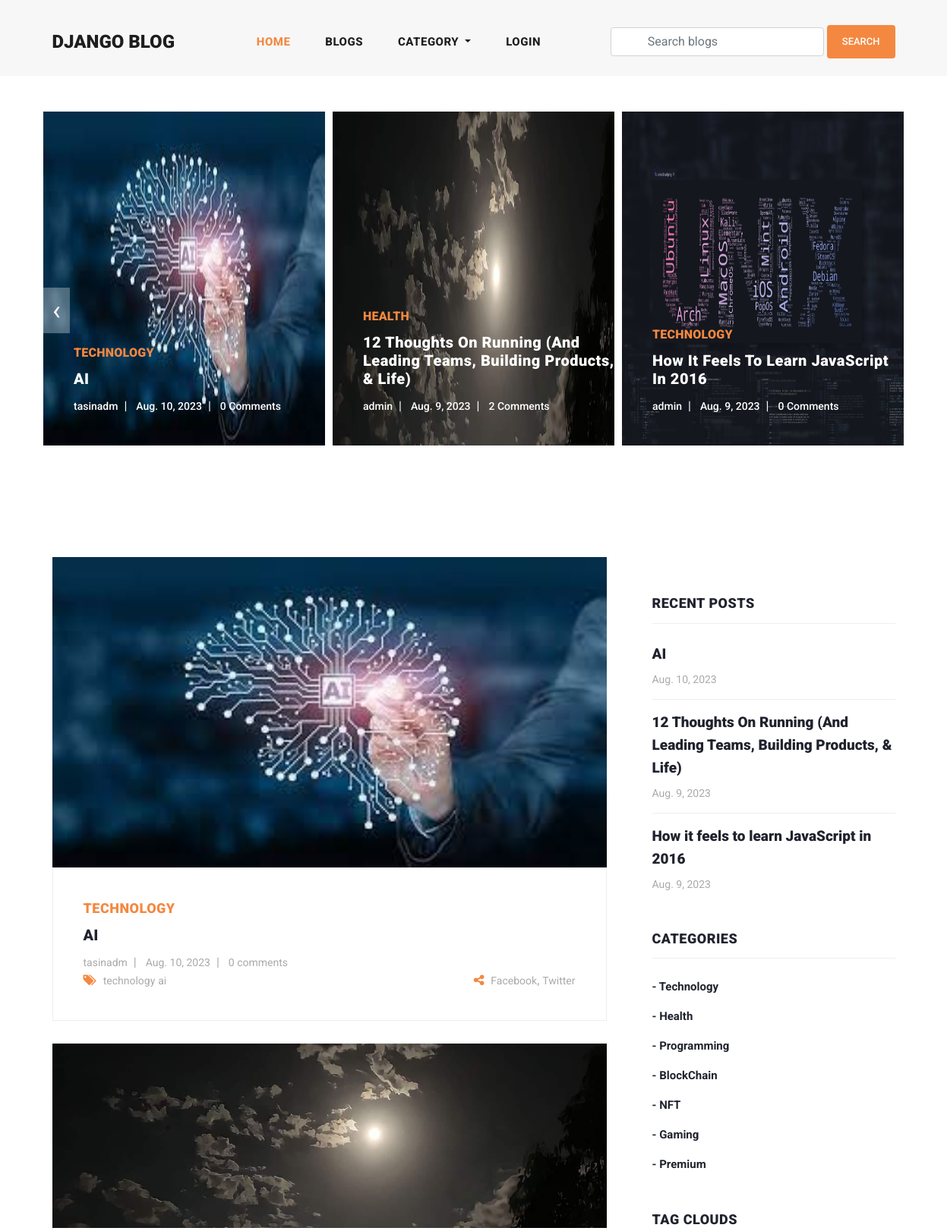
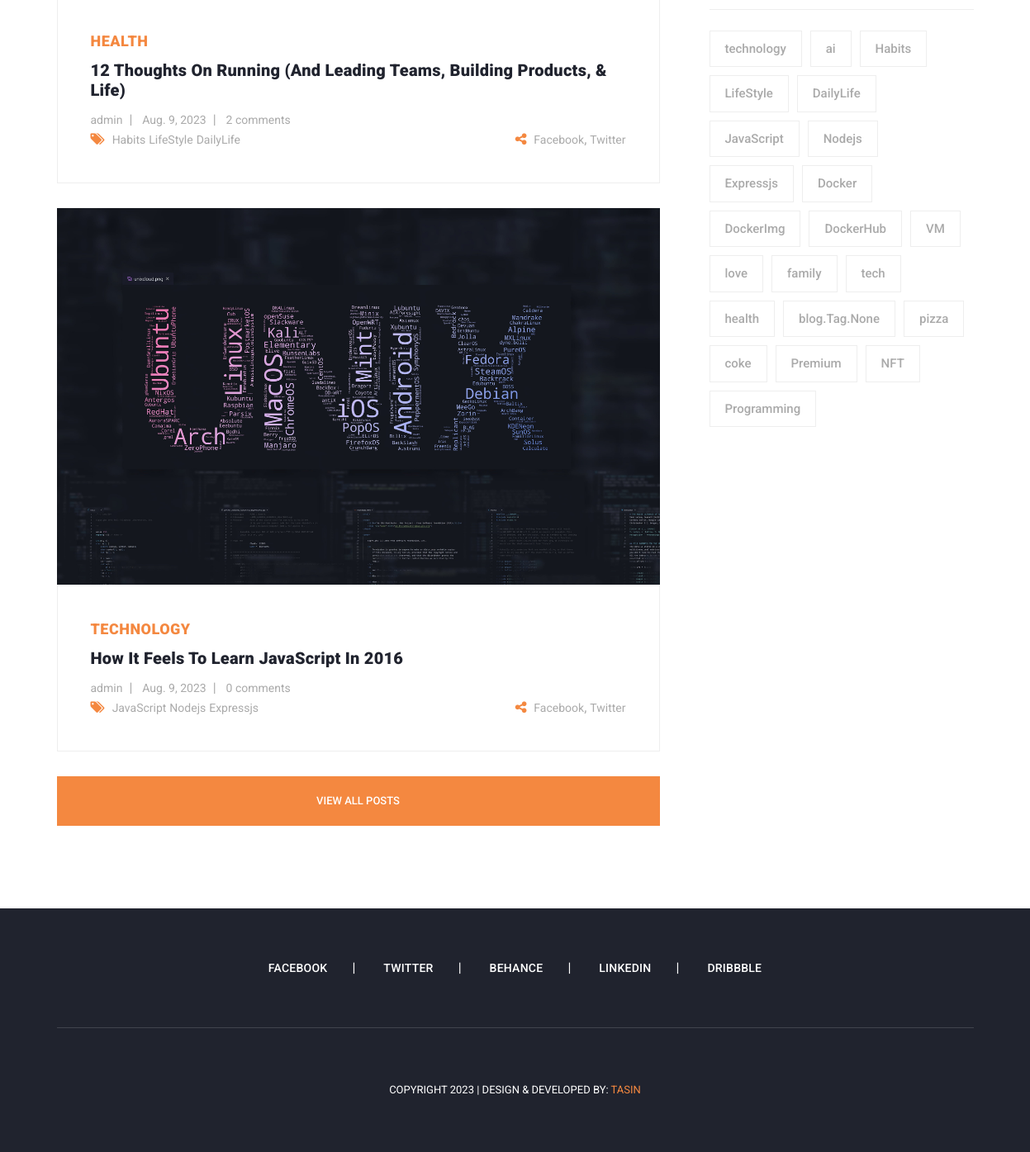
The page / on the database its author committed (2 pictures, top to bottom).
### blog/models.py (models this page shows, shortened)
class Blog(models.Model):
    user = models.ForeignKey(
        User,
        related_name='user_blogs',
        on_delete=models.CASCADE
    )
    category = models.ForeignKey(
        Category,
        related_name='category_blogs',
        on_delete=models.CASCADE
    )
    tags = models.ManyToManyField(
        Tag,
        related_name='tag_blogs',
        blank=True
    )
    likes = models.ManyToManyField(
        User,
        related_name='user_likes',
        blank=True
    )
    title = models.CharField(
        max_length=250
    )
    slug = models.SlugField(null=True, blank=True)
    banner = models.ImageField(upload_to='blog_banners')
    description = RichTextField()
    created_date = models.DateField(auto_now_add=True)
    is_premium = models.BooleanField(default=False)

class Category(models.Model):
    title = models.CharField(max_length=150, unique=True)
    is_premium = models.BooleanField(default=False)  # Add this field
    slug = models.SlugField(null=True, blank=True)
    created_date = models.DateField(auto_now_add=True)
    def __str__(self) -> str:
        return self.title

class Tag(models.Model):
    title = models.CharField(max_length=150)
    slug = models.SlugField(null=True, blank=True)
    created_date = models.DateField(auto_now_add=True)

### user_profile/models.py (models this page shows, shortened)
class User(AbstractUser):
    email = models.EmailField(
        max_length=150,
        unique=True,
        error_messages={
            "unique": "The email must be unique"
        }
    )
    profile_image = models.ImageField(
        null=True,
        blank=True,
        upload_to="profile_images"
    )
    followers = models.ManyToManyField("Follow")
    REQUIRED_FIELDS = ["email"]
    objects = CustomUserManager()

### blog/views.py (the view)
# urls.py: path('', home, name='home'),
def home(request):
    blogs = Blog.objects.order_by('-created_date')
    tags = Tag.objects.order_by('-created_date')
    regular_blogs = Blog.objects.filter(category__is_premium=False).order_by('-created_date')
    premium_blogs = Blog.objects.filter(category__is_premium=True).order_by('-created_date')
    context = {
        "blogs": blogs,
        "tags": tags,
        "regular_blogs": regular_blogs,
        "premium_blogs": premium_blogs,
    }
    return render(request, 'home.html', context)

### blog/context_processors.py (called while the page is built)
def get_all_categories(request):
    categories = Category.objects.all()
    context = {
        "categories": categories
    }
    return context

### user_profile/context_processors.py (called while the page is built, shortened)
def user_notifications(request):
    context = {}
    return context

### templates/home.html (shortened to what this page needs)
{% extends 'base.html' %}
{% load static %}
{% block content %}
{% include 'banner.html' %}
<section class="blog-posts">
    <div class="container">
      <div class="row">
        <div class="col-lg-8">
          <div class="all-blog-posts">
            <div class="row">
              {% for blog in blogs|slice:"3" %}
              <div class="col-lg-12">
                <div class="blog-post">
                  <div class="blog-thumb">
                    <img src="{{blog.banner.url}}" alt="">
                  </div>
                  <div class="down-content">
                    <span>{{blog.category}}</span>
                    <a href="{% url 'blog_details' blog.slug %}"><h4>{{blog.title}}</h4></a>
                    <ul class="post-info">
                      <li><a href="{% url 'view_user_information' blog.user.username %}">{{blog.user.username}}</a></li>
                      <li><a href="#">{{blog.created_date}}</a></li>
                      <li><a href="#">{{blog.blog_comments.all.count}} comments</a></li>
                    </ul>
                    <div class="post-options">
                      <div class="row">
                        <div class="col-6">
                          <ul class="post-tags">
                            <li><i class="fa fa-tags"></i></li>
                            {% if blog.tags.all.count > 0 %}
                            {% for tag in blog.tags.all %}
                            <li><a href="#">{{tag.title}}</a></li>
                            {% endfor %}
                            {% else %}
                            None
                            {% endif %}
                          </ul>
                        </div>
                        <div class="col-6">
                          <ul class="post-share">
                            <li><i class="fa fa-share-alt"></i></li>
                            <li><a href="#">Facebook</a>,</li>
                            <li><a href="#"> Twitter</a></li>
                          </ul>
                        </div>
                      </div>
                    </div>
                  </div>
                </div>
              </div>
              {% endfor %}
              <div class="col-lg-12">
                <div class="main-button">
                  <a href="{% url 'blogs' %}">View All Posts</a>
                </div>
              </div>
            </div>
          </div>
        </div>
        {% include 'sidebar.html' %}
      </div>
    </div>
  </section>
{% endblock content %}

### templates/base.html (shortened to what this page needs)
<!DOCTYPE html>
<html lang="en">
  <head>
      {% load static %}
    <link href="{% static 'vendor/bootstrap/css/bootstrap.min.css' %}" rel="stylesheet">
    <link rel="stylesheet" href="{% static 'css/fontawesome.css' %}">
    <link rel="stylesheet" href="{% static 'css/templatemo-stand-blog.css' %}">
    <link rel="stylesheet" href="{% static 'css/owl.css' %}">
    <link rel="stylesheet" href="{% static 'css/main.css' %}">
</head>
<body>
    {% include 'header.html' %}
    {% block content %}
    {% endblock content %}
    {% include 'footer.html' %}
</body>
</html>

### templates/header.html (shortened to what this page needs)
 <header class="">
    <nav class="navbar navbar-expand-lg">
      <div class="container">
        <a class="navbar-brand" href="{% url 'home' %}"><h2>Django Blog<em></em></h2></a>
        <div class="collapse navbar-collapse" id="navbarResponsive">
          <ul class="navbar-nav ml-auto">
            <li class="nav-item active">
              <a class="nav-link" href="{% url 'home' %}">Home
              </a>
            </li>
            <li class="nav-item">
              <a class="nav-link" href="{% url 'blogs' %}">Blogs</a>
            </li>
            <li class="nav-item dropdown">
              <a class="nav-link dropdown-toggle" href="#" id="navbarDropdown" role="button" data-toggle="dropdown" aria-haspopup="true" aria-expanded="false">
                Category
              </a>
            </li>
            {% if request.user.is_authenticated %}
            <li class="nav-item dropdown">
              <a class="nav-link dropdown-toggle" href="#" id="navbarDropdown" role="button" data-toggle="dropdown" aria-haspopup="true" aria-expanded="false">
                {{request.user.username}}
              </a>
              <div class="dropdown-menu" aria-labelledby="navbarDropdown">
                <a class="dropdown-item" href="{% url 'profile' %}">My Profile</a>
                <a class="dropdown-item" href="{% url 'user_notifications' %}">
                  {% if unseen > 0 %}
                  Notification ({{unseen}})
                  {% else %}
                  Notification
                  {% endif %}
                </a>
                <a class="dropdown-item" href="{% url 'logout' %}">Logout</a>
              </div>
            </li>
            {% else %}
            <li class="nav-item">
              <a class="nav-link" href="{% url 'login' %}">Login</a>
            </li>
            {% endif %}
          </ul>
          <form class="form-inline d-flex flex-nowrap my-2 ml-auto search-form" action="{% url 'search_blogs' %}" method="GET">
            <input class="form-control px-5" name="search" type="text" placeholder="Search blogs" required>
            <button class="btn btn-primary ml-1">Search</button>
          </form>
        </div>
      </div>
    </nav>
  </header>

### templates/banner.html
{% load static %}
<div class="main-banner header-text">
    <div class="container-fluid">
      <div class="owl-banner owl-carousel">
        {% for blog in blogs|slice:"8" %}
        <div class="item">
          <img src="{{blog.banner.url}}" alt="">
          <div class="item-content">
            <div class="main-content">
              <div class="meta-category">
                <span>{{blog.category}}</span>
              </div>
              <a href="{% url 'blog_details' blog.slug %}"><h4>{{blog.title}}</h4></a>
              <ul class="post-info">
                <li><a href="#">{{blog.user.username}}</a></li>
                <li><a href="#">{{blog.created_date}}</a></li>
                <li><a href="#">{{blog.blog_comments.all.count}} Comments</a></li>
              </ul>
            </div>
          </div>
        </div>
        {% endfor %}
      </div>
    </div>
  </div>

### templates/sidebar.html
<div class="col-lg-4">
    <div class="sidebar">
      <div class="row">
        <div class="col-lg-12">
          <div class="sidebar-item recent-posts">
            <div class="sidebar-heading">
              <h2>Recent Posts</h2>
            </div>
            <div class="content">
              <ul>
                {% for blog in blogs|slice:"3" %}
                <li><a href="{% url 'blog_details' blog.slug %}">
                  <h5>{{blog.title}}</h5>
                  <span>{{blog.created_date}}</span>
                </a></li>
                {% endfor %}
              </ul>
            </div>
          </div>
        </div>
        <div class="col-lg-12">
          <div class="sidebar-item categories">
            <div class="sidebar-heading">
              <h2>Categories</h2>
            </div>
            <div class="content">
              <ul>
                {% for category in categories %}
                <li><a href="{% url 'category_blogs' category.slug %}">- {{category.title}}</a></li>
                {% endfor %}
              </ul>
            </div>
          </div>
        </div>
        <div class="col-lg-12">
          <div class="sidebar-item tags">
            <div class="sidebar-heading">
              <h2>Tag Clouds</h2>
            </div>
            <div class="content">
              <ul>
                {% for tag in tags %}
                <li><a href="{% url 'tag_blogs' tag.slug %}">{{tag.title}}</a></li>
                {% endfor %}
              </ul>
            </div>
          </div>
        </div>
      </div>
    </div>
  </div>

### templates/footer.html
<footer>
    <div class="container">
      <div class="row">
        <div class="col-lg-12">
          <ul class="social-icons">
            <li><a href="#">Facebook</a></li>
            <li><a href="#">Twitter</a></li>
            <li><a href="#">Behance</a></li>
            <li><a href="#">Linkedin</a></li>
            <li><a href="#">Dribbble</a></li>
          </ul>
        </div>
        <div class="col-lg-12">
          <div class="copyright-text">
            <p>Copyright 2023
               | Design & Developed By: <a rel="nofollow" href="https://www.instagram.com/shahrier.tasin?fbclid=IwAR2e93S7lOJGe4KnbbIoe-9wxIUhLky7byegYECUfhsTtg978fGPCvALgwU" target="_parent">Tasin</a></p>
          </div>
        </div>
      </div>
    </div>
  </footer>

### templates/scripts.html (shortened to what this page needs)
{% load static %}

### assets/css/main.css (style rules this page uses)
.btn-primary { display: inline-block; background-color: #f48840; color: #fff; font-size: 13px; font-weight: 500; padding: 12px 20px; text-transform: uppercase; transition: all .3s; border: none; outline: none; }
input, textarea { text-transform: none !important; }
.owl-banner { padding: 47px !important; }
.owl-carousel .owl-item img { height: 440px !important; }

### rows shown on the page
Blog: banner (picture), category "TECHNOLOGY", title "AI", user.username "tasinadm", created_date "Aug. 10, 2023", blog_comments.all.count "0"
Blog: banner (picture), category "HEALTH", title "12 Thoughts On Running (And Leading Teams, Building Products, & Life)", user.username "admin", created_date "Aug. 9, 2023", blog_comments.all.count "2"
Blog: banner (picture), category "TECHNOLOGY", title "How It Feels To Learn JavaScript In 2016", user.username "admin", created_date "Aug. 9, 2023", blog_comments.all.count "0", title "How it feels to learn JavaScript in 2016"
Tag: title "technology"
Tag: title "ai"
Tag: title "Habits"
Tag: title "LifeStyle"
Tag: title "DailyLife"
Tag: title "JavaScript"
Tag: title "Nodejs"
Tag: title "Expressjs"
Category: title "Technology"
Category: title "Health"
Category: title "Programming"
Category: title "BlockChain"
Category: title "NFT"
Category: title "Gaming"
Category: title "Premium"
Tag: title "Docker"
Tag: title "DockerImg"
Tag: title "DockerHub"
Tag: title "VM"
Tag: title "love"
Tag: title "family"
Tag: title "tech"
Tag: title "health"
Tag: title "blog.Tag.None"
Tag: title "pizza"
Tag: title "coke"
Tag: title "Premium"
Tag: title "NFT"
Tag: title "Programming"
